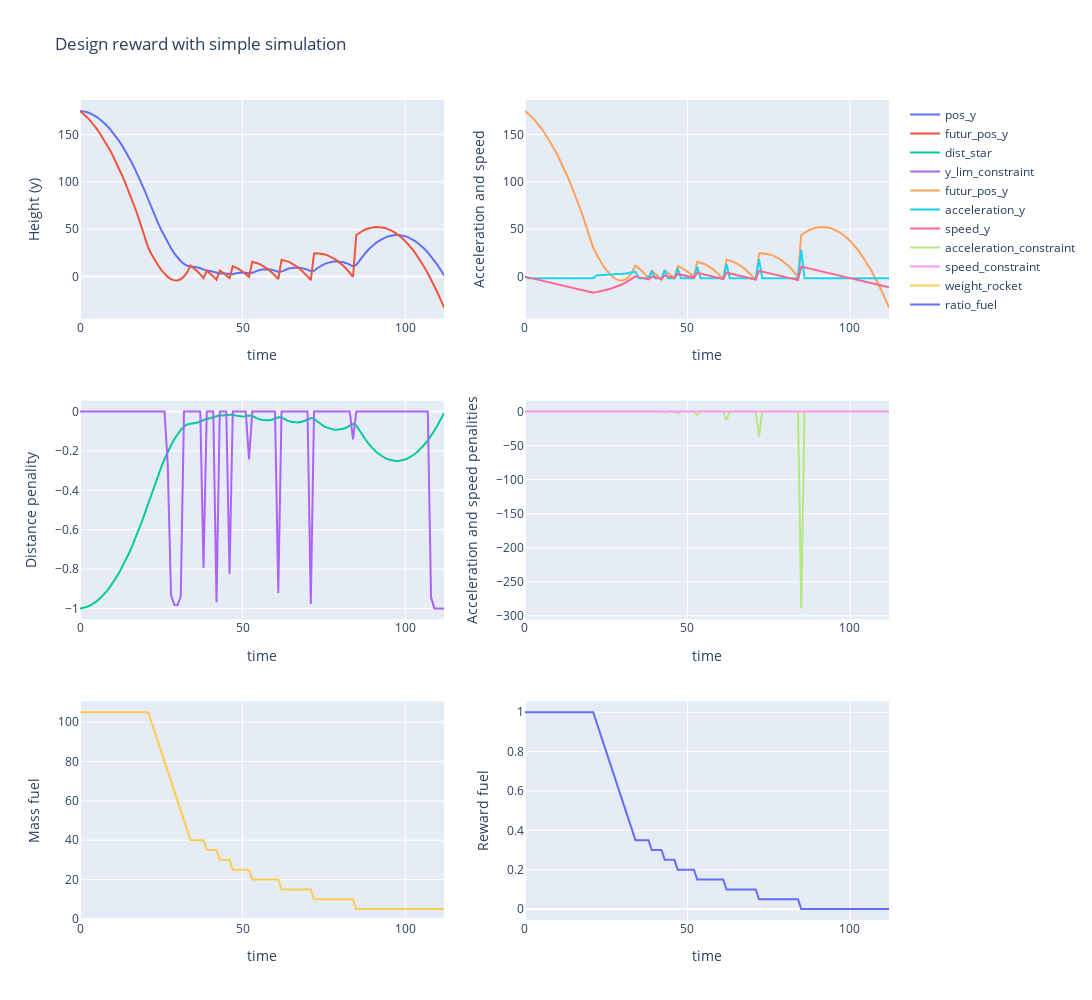

Notebook source saved alongside this figure:
### Markdown cell above
# <span style="color:orange">Evaluate penalties function</span>

We designed our function to penalize undesired behavior. It's time to simulate what will happen. 
The system begins from the same starting point, and we add a new condition: if the speed or acceleration is above or below their respective upper and lower limits, the rocket's engine is turned off or on, depending on the situation.

### Code cell
dt, df_penalty = control_fall_simulation(JOSN_file, 
                            acceleration_y_constraint = 5, 
                            speed_y_limit = 17, 
                            y_lower_limit = 0)
# Trajecotry result do not plot event after the last propulsion
plotly_all_reward(dt, df_penalty)
